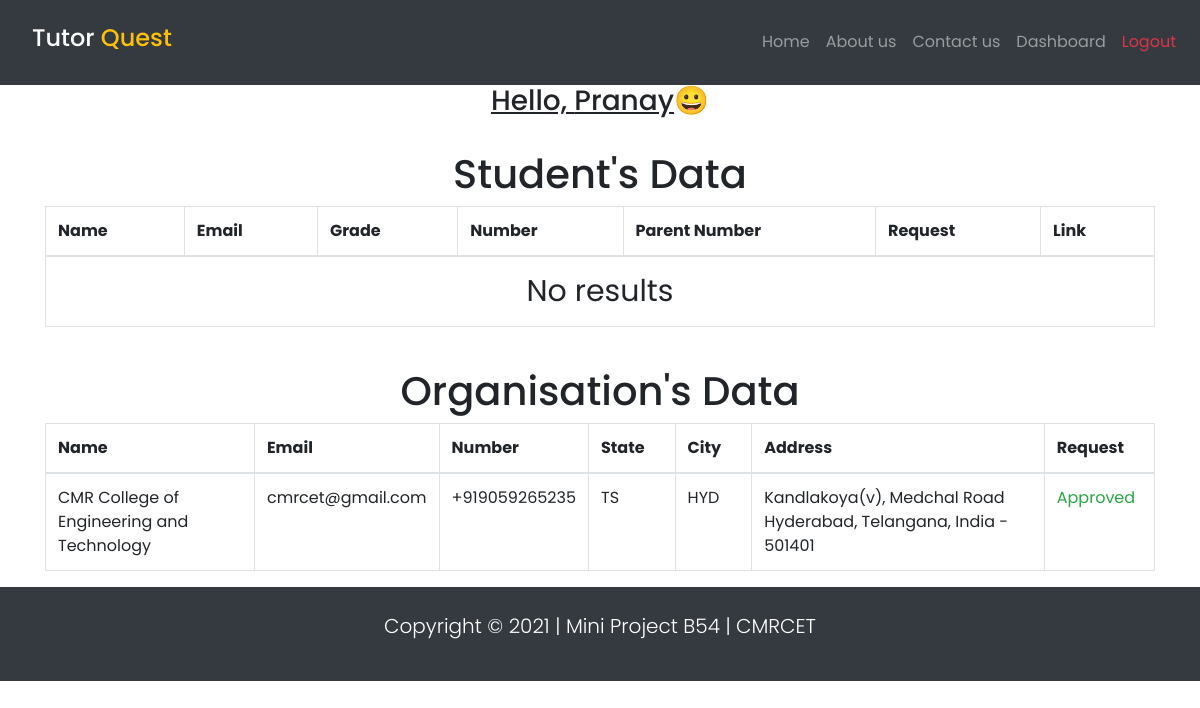
/pages/home/teacherHome.php (signed in), run on the app's committed database.
### tables this page shows
CREATE TABLE `organisation_data` (
  `id` int(11) NOT NULL,
  `name` text NOT NULL,
  `email` varchar(30) NOT NULL,
  `uname` varchar(30) NOT NULL,
  `password` varchar(30) NOT NULL,
  `state` varchar(20) NOT NULL,
  `city` varchar(20) NOT NULL,
  `address` text NOT NULL,
  `number` varchar(20) NOT NULL,
  `role` text NOT NULL,
  `status` int(11) NOT NULL,
  `reason` text
);

### pages/home/teacherHomeOrganisation.php (the view, shortened to what this page needs)
<div class="container">
		  <div class="row justify-content-center">
               <h1>Organisation's Data</h1>
          </div>
    </div>
	<div class="container ">
		<div class="row justify-content-center">
			<div class="col-md-12 table-responsive-sm ">
				<table class="table table-bordered"  data-sorting="true">
					<thead>
						<tr>
							<th >Name</th>
							<th >Email</th>
							<th>Number</th>
							<th>State</th>
							<th>City</th>
							<th>Address</th>
                            <th>Request</th>
						</tr>
					</thead>
					<tbody>
						<?php
						$teacher_id=$_SESSION['id'];
						$sql_req=" SELECT * FROM organisation_req where teacher_id=$teacher_id";
						$result = mysqli_query($conn, $sql_req);
						while($row=$result->fetch_assoc()){
									$organisation_id=$row['organisation_id'];
									$sql_stu=" SELECT * FROM organisation_data WHERE id=$organisation_id ";
									$result_stu = mysqli_query($conn, $sql_stu);
									while($row_stu=$result_stu->fetch_assoc()){
									 ?>
							<tr>
								<td> <?= $row_stu['name']; ?></td>
								<td> <?= $row_stu['email']; ?></td>
								<td> <?= $row_stu['number']; ?></td>
                                <td> <?= $row_stu['state']; ?></td>
								<td> <?= $row_stu['city']; ?></td>
                                <td> <?= $row_stu['address']; ?></td>
								<?php
									if($row['status']=== 'Approved'){ ?>
										<td class="text-success"> Approved </td>
									<?php }else if($row['status']=== 'Rejected'){ ?>
										<td class="text-danger"> <?= $row['status']; ?></td>
									<?php } ?>
							</tr>
						<?php }
						} ?>
					</tbody>
				</table>
			</div>
		</div>
	</div>

### style.css (style rules this page uses)
body::before { display: block; content: ''; height: 60px; }

### assets/styles/styles.css (style rules this page uses)
* { font-family: Poppins; box-sizing: border-box; }

### data on the page
organisation_data: name "CMR College of Engineering and Technology", email "cmrcet@gmail.com", number "+919059265235", state "TS", city "HYD", address "Kandlakoya(v), Medchal Road Hyderabad, Telangana, India - 501401"

### other printed values
$_SESSION['name'] "Pranay"
